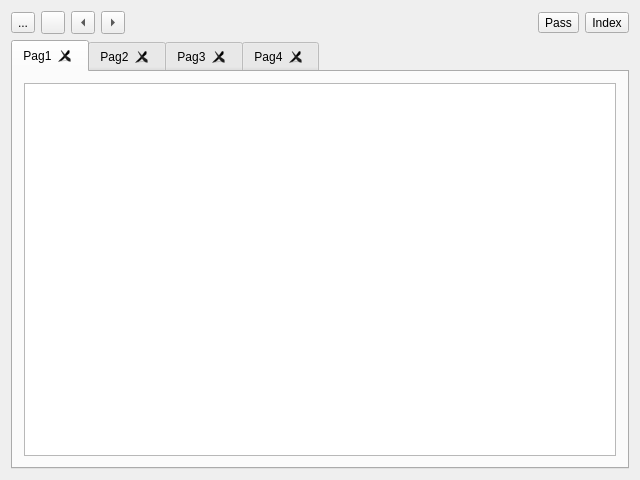
<?xml version="1.0" encoding="UTF-8"?>
<ui version="4.0">
 <class>GAPP_GUIClass</class>
 <widget class="QDialog" name="GAPP_GUIClass">
  <property name="windowModality">
   <enum>Qt::NonModal</enum>
  </property>
  <property name="geometry">
   <rect>
    <x>0</x>
    <y>0</y>
    <width>640</width>
    <height>480</height>
   </rect>
  </property>
  <property name="acceptDrops">
   <bool>true</bool>
  </property>
  <property name="windowTitle">
   <string/>
  </property>
  <layout class="QGridLayout" name="gridLayout">
   <item row="0" column="0">
    <layout class="QHBoxLayout" name="horizontalLayout">
     <item>
      <widget class="QToolButton" name="propertiesBTN">
       <property name="toolTip">
        <string>&lt;html&gt;&lt;head/&gt;&lt;body&gt;&lt;p&gt;Open an existing .ogp file&lt;/p&gt;&lt;/body&gt;&lt;/html&gt;</string>
       </property>
       <property name="text">
        <string>...</string>
       </property>
       <property name="icon">
        <iconset resource="OGappResources.qrc">
         <normaloff>:/new/prefix1/folder_open.gif</normaloff>:/new/prefix1/folder_open.gif</iconset>
       </property>
      </widget>
     </item>
     <item>
      <widget class="QToolButton" name="saveAsBTN">
       <property name="toolTip">
        <string>&lt;html&gt;&lt;head/&gt;&lt;body&gt;&lt;p&gt;SaveAs the current file&lt;/p&gt;&lt;/body&gt;&lt;/html&gt;</string>
       </property>
       <property name="text">
        <string/>
       </property>
       <property name="icon">
        <iconset resource="OGappResources.qrc">
         <normaloff>:/new/prefix1/save.png</normaloff>:/new/prefix1/save.png</iconset>
       </property>
      </widget>
     </item>
     <item>
      <widget class="QToolButton" name="previousPage">
       <property name="toolTip">
        <string>&lt;html&gt;&lt;head/&gt;&lt;body&gt;&lt;p&gt;Go in the previous page&lt;/p&gt;&lt;/body&gt;&lt;/html&gt;</string>
       </property>
       <property name="text">
        <string>...</string>
       </property>
       <property name="autoRepeat">
        <bool>true</bool>
       </property>
       <property name="autoRaise">
        <bool>false</bool>
       </property>
       <property name="arrowType">
        <enum>Qt::LeftArrow</enum>
       </property>
      </widget>
     </item>
     <item>
      <widget class="QToolButton" name="nextPage">
       <property name="toolTip">
        <string>&lt;html&gt;&lt;head/&gt;&lt;body&gt;&lt;p&gt;Go in the next page or create new one&lt;/p&gt;&lt;/body&gt;&lt;/html&gt;</string>
       </property>
       <property name="text">
        <string>...</string>
       </property>
       <property name="autoRepeat">
        <bool>true</bool>
       </property>
       <property name="popupMode">
        <enum>QToolButton::InstantPopup</enum>
       </property>
       <property name="autoRaise">
        <bool>false</bool>
       </property>
       <property name="arrowType">
        <enum>Qt::RightArrow</enum>
       </property>
      </widget>
     </item>
     <item>
      <spacer name="horizontalSpacer">
       <property name="orientation">
        <enum>Qt::Horizontal</enum>
       </property>
       <property name="sizeHint" stdset="0">
        <size>
         <width>40</width>
         <height>20</height>
        </size>
       </property>
      </spacer>
     </item>
     <item>
      <widget class="QToolButton" name="setPassword">
       <property name="toolTip">
        <string>&lt;html&gt;&lt;head/&gt;&lt;body&gt;&lt;p&gt;Set or reset the mani password&lt;/p&gt;&lt;/body&gt;&lt;/html&gt;</string>
       </property>
       <property name="text">
        <string>Pass</string>
       </property>
      </widget>
     </item>
     <item>
      <widget class="QToolButton" name="noteIndex">
       <property name="toolTip">
        <string>&lt;html&gt;&lt;head/&gt;&lt;body&gt;&lt;p&gt;Show the list of pages&lt;/p&gt;&lt;/body&gt;&lt;/html&gt;</string>
       </property>
       <property name="text">
        <string>Index</string>
       </property>
       <property name="toolButtonStyle">
        <enum>Qt::ToolButtonTextOnly</enum>
       </property>
       <property name="autoRaise">
        <bool>false</bool>
       </property>
      </widget>
     </item>
    </layout>
   </item>
   <item row="1" column="0">
    <widget class="QMyTabWidget" name="noteTab">
     <property name="acceptDrops">
      <bool>true</bool>
     </property>
     <property name="tabPosition">
      <enum>QTabWidget::North</enum>
     </property>
     <property name="tabShape">
      <enum>QTabWidget::Rounded</enum>
     </property>
     <property name="currentIndex">
      <number>0</number>
     </property>
     <property name="elideMode">
      <enum>Qt::ElideNone</enum>
     </property>
     <property name="documentMode">
      <bool>false</bool>
     </property>
     <property name="tabsClosable">
      <bool>true</bool>
     </property>
     <property name="movable">
      <bool>true</bool>
     </property>
     <widget class="QWidget" name="pag1">
      <attribute name="title">
       <string>Pag1</string>
      </attribute>
      <layout class="QGridLayout" name="gridLayout_2">
       <item row="0" column="0">
        <widget class="QMyPlainTextEdit" name="testo1">
         <property name="acceptDrops">
          <bool>true</bool>
         </property>
        </widget>
       </item>
      </layout>
     </widget>
     <widget class="QWidget" name="pag2">
      <attribute name="title">
       <string>Pag2</string>
      </attribute>
      <layout class="QGridLayout" name="gridLayout_3">
       <item row="0" column="0">
        <widget class="QMyPlainTextEdit" name="plainTextEdit_2"/>
       </item>
      </layout>
     </widget>
     <widget class="QWidget" name="pag3">
      <attribute name="title">
       <string>Pag3</string>
      </attribute>
      <layout class="QGridLayout" name="gridLayout_4">
       <item row="0" column="0">
        <widget class="QMyPlainTextEdit" name="plainTextEdit_3"/>
       </item>
      </layout>
     </widget>
     <widget class="QWidget" name="pag4">
      <attribute name="title">
       <string>Pag4</string>
      </attribute>
      <layout class="QGridLayout" name="gridLayout_5">
       <item row="0" column="0">
        <widget class="QMyPlainTextEdit" name="plainTextEdit_4"/>
       </item>
      </layout>
     </widget>
    </widget>
   </item>
  </layout>
 </widget>
 <layoutdefault spacing="6" margin="11"/>
 <customwidgets>
  <customwidget>
   <class>QMyPlainTextEdit</class>
   <extends>QPlainTextEdit</extends>
   <header>QMyPlainTextEdit.h</header>
  </customwidget>
  <customwidget>
   <class>QMyTabWidget</class>
   <extends>QTabWidget</extends>
   <header>QMyTabWidget.h</header>
   <container>1</container>
  </customwidget>
 </customwidgets>
 <resources>
  <include location="OGappResources.qrc"/>
 </resources>
 <connections/>
</ui>
